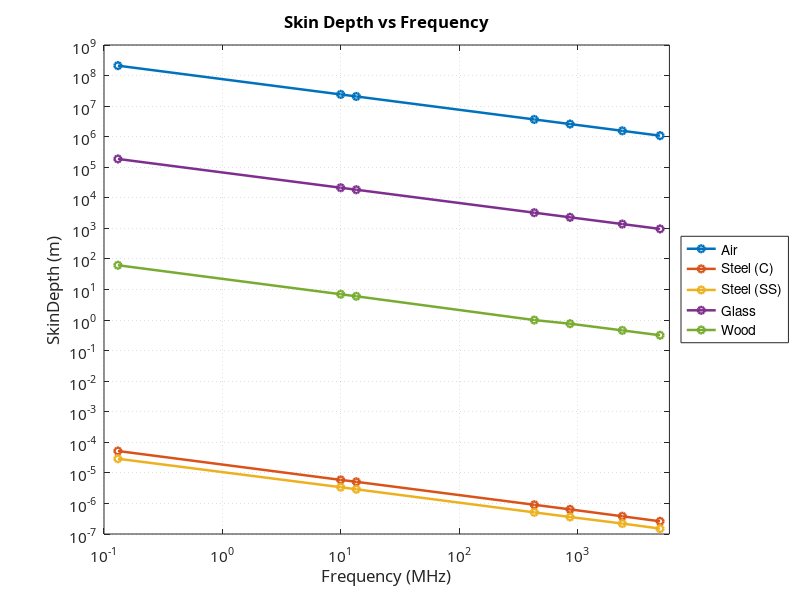

Recreate this plot in MATLAB.
% Frequencies (MHz) in ascending order for smooth lines
fMHz = [0.131, 10, 13.56, 433, 868, 2400, 5000];

% Skin depth (m) aligned to fMHz order
air   = [2.11e8, 2.4137e7, 2.0727e7, 3.668e6, 2.591e6, 1.558e6, 1.079e6];
cSt   = [5.2e-5,  5.9e-6,   5.1e-6,   9.05e-7, 6.39e-7, 3.8e-7,  2.6e-7];
ssFer = [2.9e-5,  3.4e-6,   2.9e-6,   5.1e-7,  3.6e-7,  2.2e-7,  1.5e-7];
glass = [1.87e5,  2.14e4,   1.84e4,   3.261e3, 2.303e3, 1.385e3, 960];
wood  = [62.2,    7,        6,        1.0,     0.76,    0.4594,  0.3183];

figure('Color','w'); hold on; box on; grid on; set(gca,'GridLineStyle',':')

loglog(fMHz, air,   '-o','LineWidth',1.8,'MarkerSize',5,'DisplayName','Air');
loglog(fMHz, cSt,   '-o','LineWidth',1.8,'MarkerSize',5,'DisplayName','Steel (C)');
loglog(fMHz, ssFer, '-o','LineWidth',1.8,'MarkerSize',5,'DisplayName','Steel (SS)');
loglog(fMHz, glass, '-o','LineWidth',1.8,'MarkerSize',5,'DisplayName','Glass');
loglog(fMHz, wood,  '-o','LineWidth',1.8,'MarkerSize',5,'DisplayName','Wood');

xlabel('Frequency (MHz)'); ylabel('SkinDepth (m)');
xlim([0.1 6000]); ylim([1e-7 1e9]);
set(gca,'XScale','log','YScale','log','FontName','Calibri','FontSize',11)
legend('Location','eastoutside'); title('Skin Depth vs Frequency');
